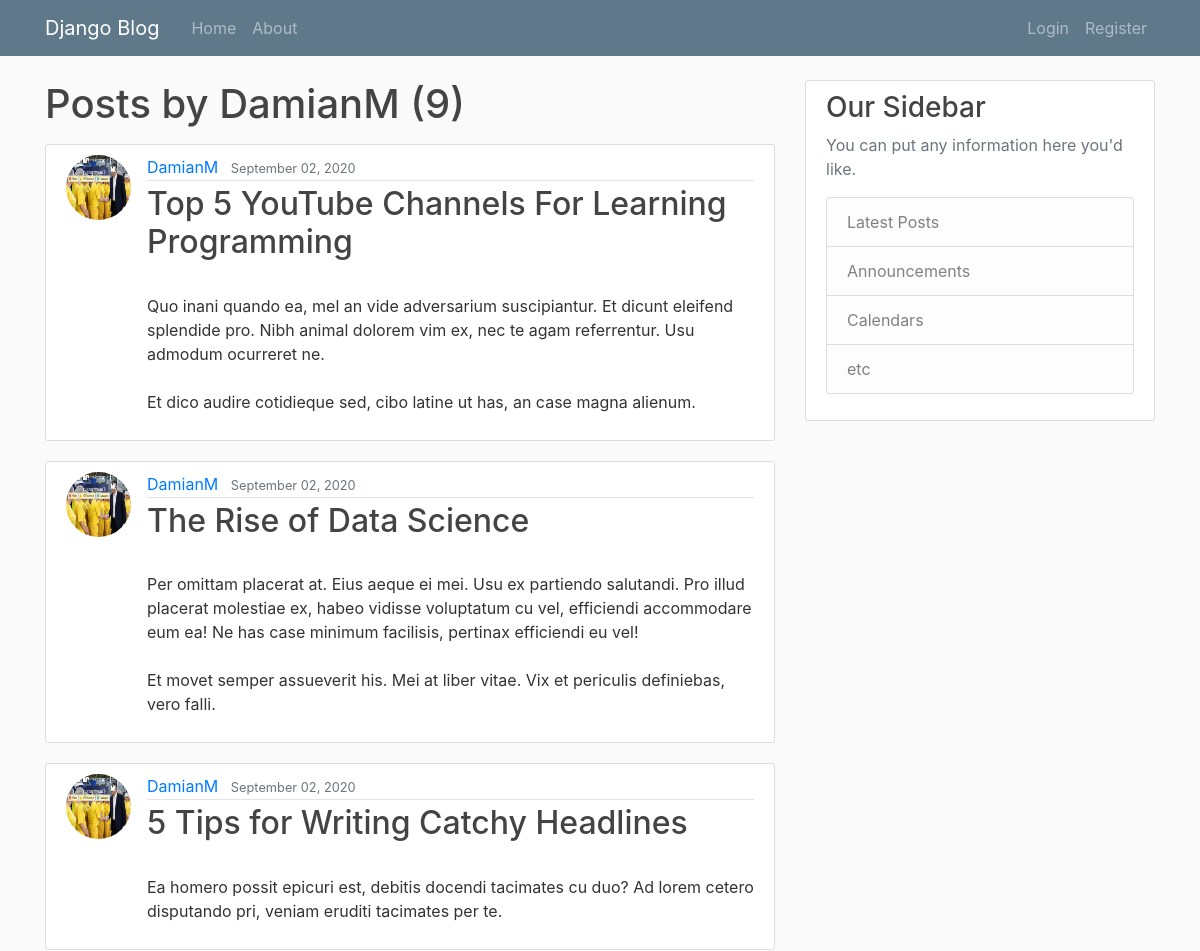
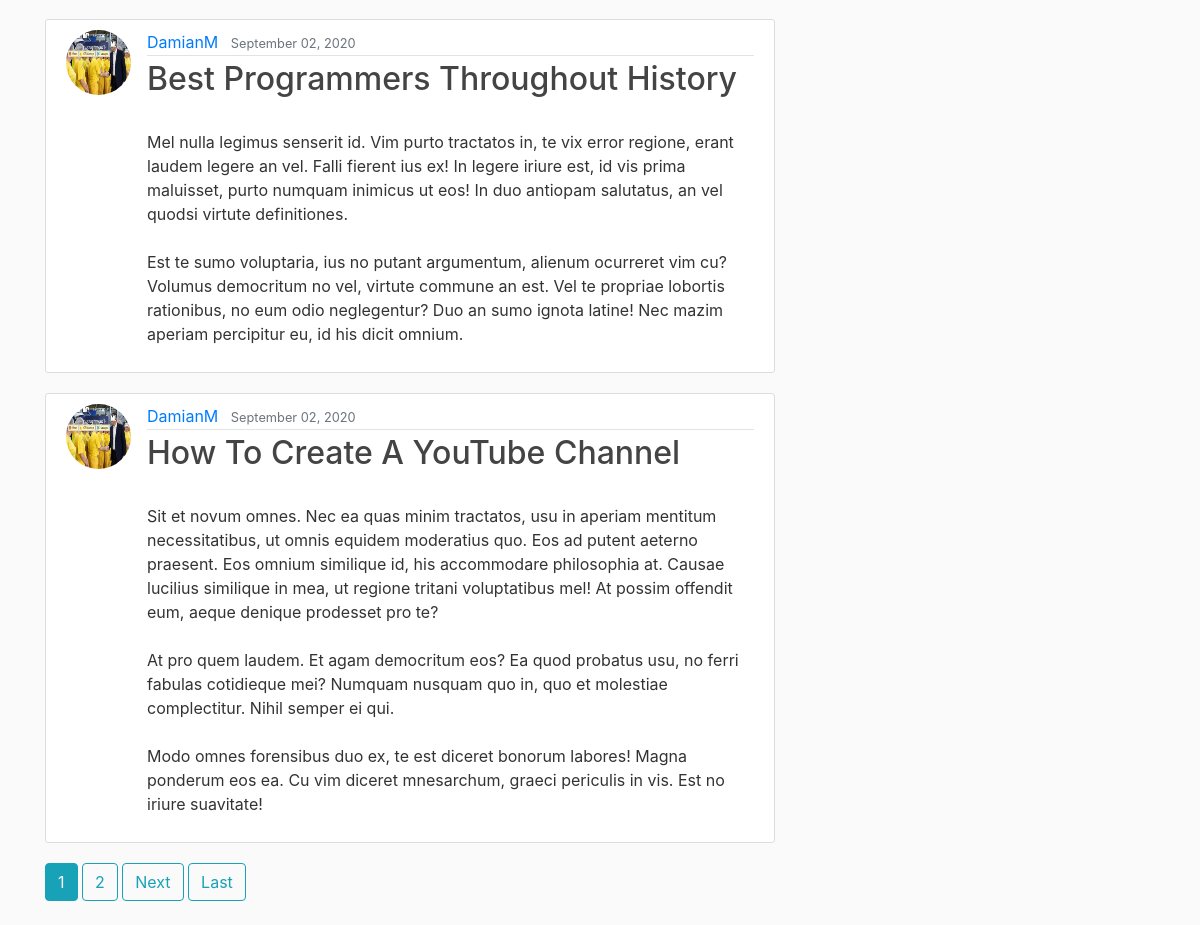
The app's page /user/DamianM with its own data (2 pictures, top to bottom).
### blog/models.py (models this page shows, shortened)
class Post(models.Model):
    title = models.CharField(max_length=100)
    content = models.TextField()
    date_posted = models.DateTimeField(default=timezone.now)
    author = models.ForeignKey(User, on_delete=models.CASCADE)

### users/models.py (models this page shows, shortened)
class Profile(models.Model):
    user = models.OneToOneField(User, on_delete=models.CASCADE)
    image = models.ImageField(default='default.jpg', upload_to='profile_pics')

### blog/views.py (the view)
# urls.py: path('user/<str:username>', UserPostListView.as_view(), name='user-posts'),
class UserPostListView(ListView):
    model = Post
    template_name = 'blog/user_posts.html'  # <app>/<model>_<viewtype>.html
    context_object_name = 'posts'
    paginate_by = 5
    def get_queryset(self):
        user = get_object_or_404(User, username=self.kwargs.get('username'))
        return Post.objects.filter(author=user).order_by('-date_posted')

### blog/templates/blog/user_posts.html (shortened to what this page needs)
{% extends "blog/base.html" %}
{% block content %}
    <h1 class="mb-3">Posts by {{ view.kwargs.username }} ({{ page_obj.paginator.count }})</h1>
    {% for post in posts %}
        <article class="media content-section">
            <img class="rounded-circle article-img" src="{{ post.author.profile.image.url }}">
            <div class="media-body">
                <div class="article-metadata">
                    <a class="mr-2" href="{% url 'user-posts' post.author.username %}">
                        {{ post.author }}
                    </a>
                    <small class="text-muted">
                        {{ post.date_posted|date:"F d, Y" }}
                    </small>
                </div>
                <h2><a class="article-title" href="{% url 'post-detail' post.id %}">
                    {{ post.title }}
                </a></h2>
                <p class="article-content">
                    {{ post.content }}
                </p>
            </div>
        </article>
    {% endfor %}
    {% if is_paginated %}
        {% for num in page_obj.paginator.page_range %}
            {% if page_obj.number == num %}
                <a class ="btn btn-info mb-4" href="?page={{ num }}">
                    {{ num }}
                </a>
            {% elif num > page_obj.number|add:'-3' and num < page_obj.number|add:'3' %}
                <a class ="btn btn-outline-info mb-4" href="?page={{ num }}">
                    {{ num }}
                </a>
            {% endif %}
        {% endfor %}
        {% if page_obj.has_next %}
            <a class ="btn btn-outline-info mb-4" href="?page={{ page_obj.next_page_number }}">
                Next
            </a>
            <a class ="btn btn-outline-info mb-4" href="?page={{ page_obj.paginator.num_pages }}">
                Last
            </a>
        {% endif %}
    {% endif %}
{% endblock content %}

### blog/static/blog/main.css (style rules this page uses)
body { background: #fafafa; color: #333333; margin-top: 5rem; }
h1, h2, h3, h4, h5, h6 { color: #444444; }
.content-section { background: #ffffff; padding: 10px 20px; border: 1px solid #dddddd; border-radius: 3px; margin-bottom: 20px; }
.article-title { color: #444444; }
.article-content { white-space: pre-line; }
.article-img { height: 65px; width: 65px; margin-right: 16px; }
.article-metadata { padding-bottom: 1px; margin-bottom: 4px; border-bottom: 1px solid #e3e3e3 }

### records on screen
Post: author.profile.image (picture), author "DamianM", date_posted "September 02, 2020", title "Top 5 YouTube Channels For Learning Programming", content "Quo inani quando ea, mel an vide adversarium suscipiantur. Et dicunt eleifend splendide pro. Nibh animal dolorem vim ex, nec te agam referrentur. Usu admodum ocurreret ne. Et dico audire cotidieque sed, cibo latine ut has, an case magna alienum."
Post: author.profile.image (picture), author "DamianM", date_posted "September 02, 2020", title "The Rise of Data Science", content "Per omittam placerat at. Eius aeque ei mei. Usu ex partiendo salutandi. Pro illud placerat molestiae ex, habeo vidisse voluptatum cu vel, efficiendi accommodare eum ea! Ne has case minimum facilisis, pertinax efficiendi eu vel! Et movet semper assueverit his. Mei at liber vitae. Vix et periculis definiebas, vero falli."
Post: author.profile.image (picture), author "DamianM", date_posted "September 02, 2020", title "5 Tips for Writing Catchy Headlines", content "Ea homero possit epicuri est, debitis docendi tacimates cu duo? Ad lorem cetero disputando pri, veniam eruditi tacimates per te."
Post: author.profile.image (picture), author "DamianM", date_posted "September 02, 2020", title "Best Programmers Throughout History", content "Mel nulla legimus senserit id. Vim purto tractatos in, te vix error regione, erant laudem legere an vel. Falli fierent ius ex! In legere iriure est, id vis prima maluisset, purto numquam inimicus ut eos! In duo antiopam salutatus, an vel quodsi virtute definitiones. Est te sumo voluptaria, ius no putant argumentum, alienum ocurreret vim cu? Volumus democritum no vel, virtute commune an est. Vel te propriae lobortis rationibus, no eum odio neglegentur? Duo an sumo ignota latine! Nec mazim aperiam percipitur eu, id his dicit omnium."
Post: author.profile.image (picture), author "DamianM", date_posted "September 02, 2020", title "How To Create A YouTube Channel", content "Sit et novum omnes. Nec ea quas minim tractatos, usu in aperiam mentitum necessitatibus, ut omnis equidem moderatius quo. Eos ad putent aeterno praesent. Eos omnium similique id, his accommodare philosophia at. Causae lucilius similique in mea, ut regione tritani voluptatibus mel! At possim offendit eum, aeque denique prodesset pro te? At pro quem laudem. Et agam democritum eos? Ea quod probatus usu, no ferri fabulas cotidieque mei? Numquam nusquam quo in, quo et molestiae complectitur. Nihil semper ei qui. Modo omnes forensibus duo ex, te est diceret bonorum labores! Magna ponderum eos ea. Cu vim diceret mnesarchum, graeci periculis in vis. Est no iriure suavitate!"

### other values on screen
{{ view.kwargs.username }} "DamianM"
{{ page_obj.paginator.count }} "9"
{{ num }} "1"
{{ num }} "2"
